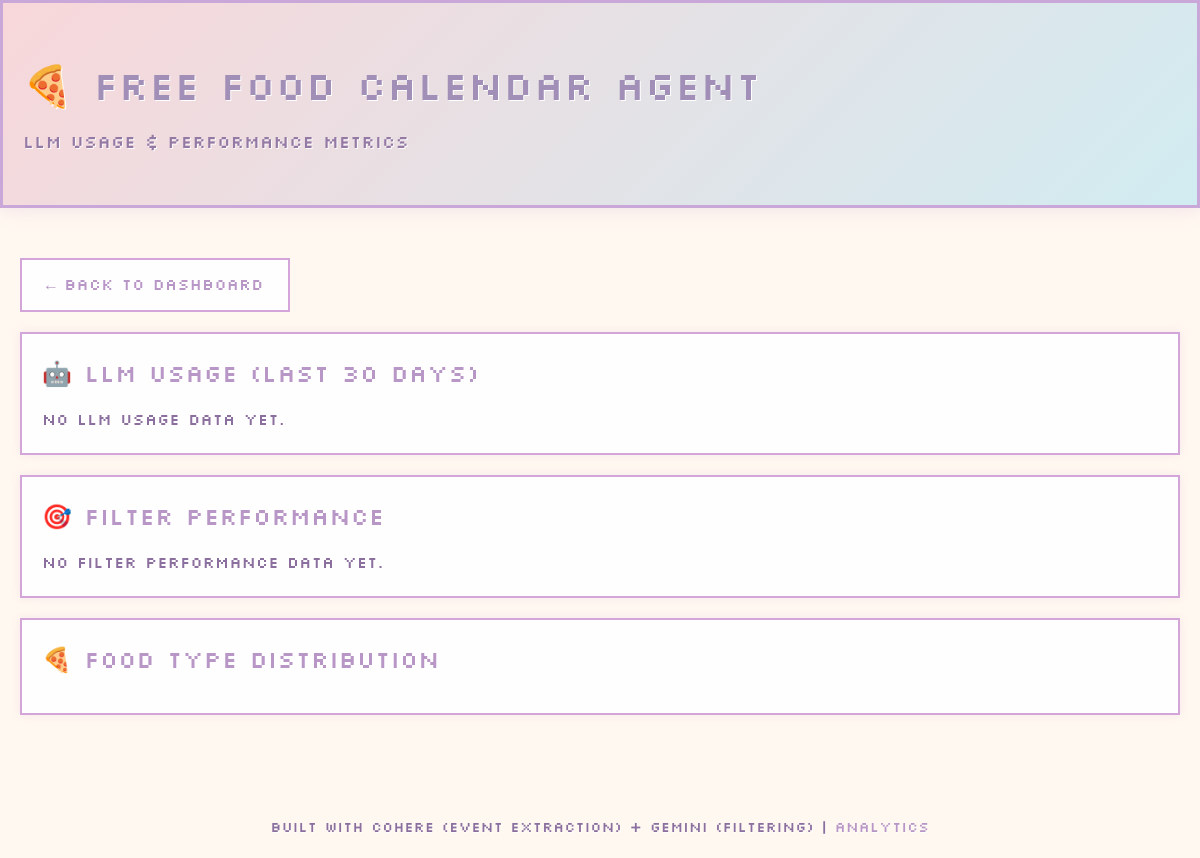
Before: /analytics with the older database file.
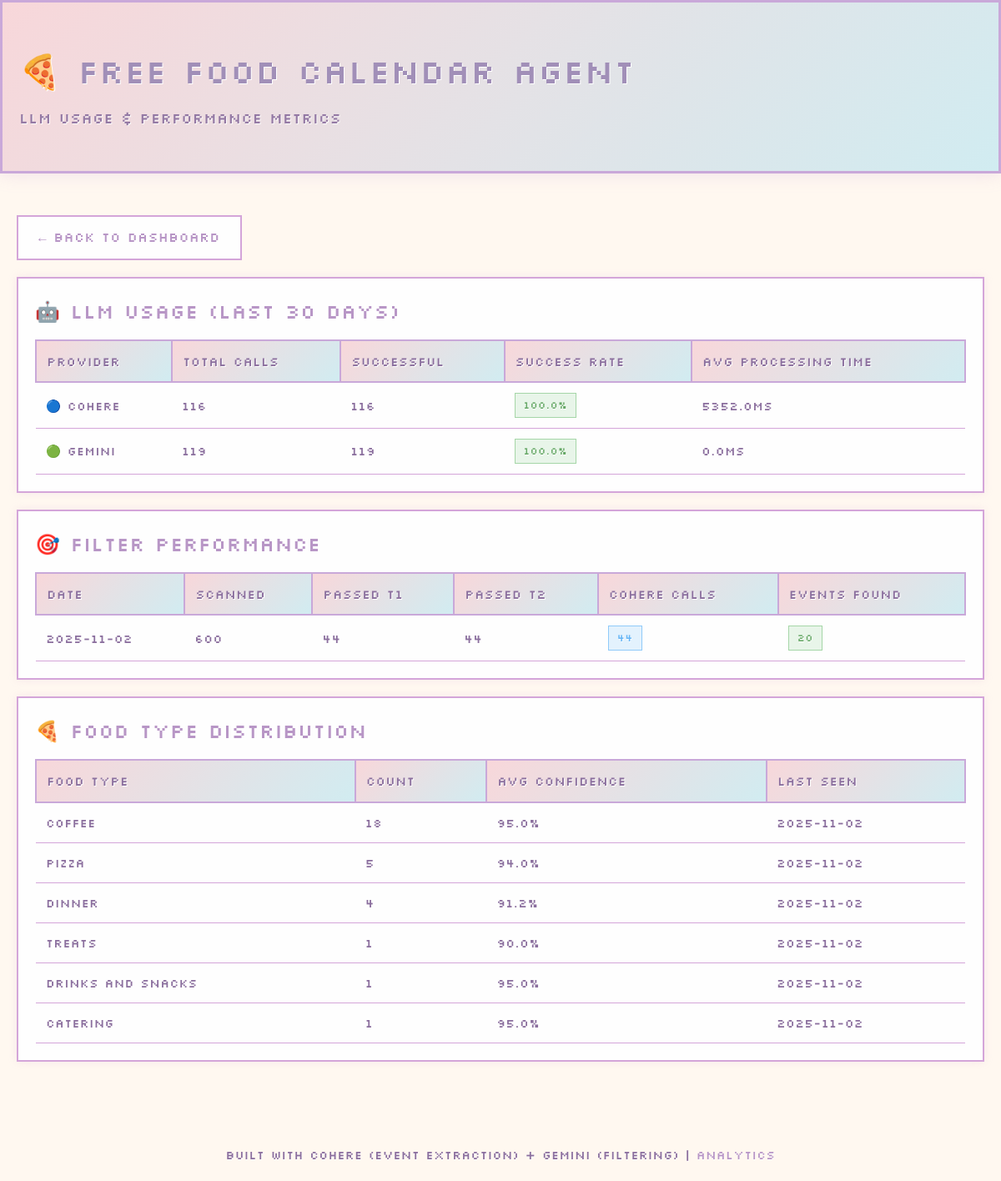
After: the same page with the newer database file.
### tables this page shows
CREATE TABLE llm_usage (
    id INTEGER PRIMARY KEY AUTOINCREMENT,

    -- Which LLM was called
    provider TEXT NOT NULL,  -- 'cohere' or 'gemini'
    model TEXT,  -- 'command-r-plus', 'gemini-1.5-flash'

    -- Usage details
    email_id TEXT,
    purpose TEXT,  -- 'extraction', 'filtering', 'classification'

    -- Request details
    input_tokens INTEGER,
    output_tokens INTEGER,
    processing_time_ms INTEGER,

    -- Response metadata
    success BOOLEAN,
    error_message TEXT,

    -- Timestamp
    called_at TIMESTAMP DEFAULT CURRENT_TIMESTAMP,

    FOREIGN KEY (email_id) REFERENCES processed_emails(email_id)
);

CREATE TABLE food_type_stats (
    id INTEGER PRIMARY KEY AUTOINCREMENT,
    food_type TEXT UNIQUE NOT NULL,
    count INTEGER DEFAULT 1,
    total_confidence REAL,  -- Sum of confidence scores
    avg_confidence REAL,     -- Average confidence
    last_seen TIMESTAMP DEFAULT CURRENT_TIMESTAMP
);

### web/app.py (the view)
@app.route('/analytics')
def analytics():
    llm_stats = db.get_llm_stats(days=30)
    filter_perf = db.get_filter_performance(days=30)
    food_stats = db.get_food_type_stats()
    return render_template('analytics.html',
                          llm_stats=llm_stats,
                          filter_perf=filter_perf,
                          food_stats=food_stats)

### src/database.py (called while the page is built)
    def _get_connection(self):
        conn = sqlite3.connect(self.db_path)
        conn.row_factory = sqlite3.Row  # Enable column access by name
        return conn

    def get_llm_stats(self, days=30):
        conn = self._get_connection()
        try:
            cursor = conn.execute("""
                SELECT
                    provider,
                    COUNT(*) as total_calls,
                    SUM(CASE WHEN success THEN 1 ELSE 0 END) as successful_calls,
                    AVG(processing_time_ms) as avg_processing_time,
                    SUM(CASE WHEN success THEN 1 ELSE 0 END) * 100.0 / COUNT(*) as success_rate
                FROM llm_usage
                WHERE called_at >= datetime('now', '-' || ? || ' days')
                GROUP BY provider
            """, (days,))
            return [dict(row) for row in cursor.fetchall()]
        finally:
            conn.close()

### web/templates/analytics.html (shortened to what this page needs)
{% extends "base.html" %}
{% block subtitle %}LLM Usage & Performance Metrics{% endblock %}
{% block content %}
<div style="margin-bottom: 20px;">
    <a href="/" class="btn">← Back to Dashboard</a>
</div>
<div class="card">
    <h2>🤖 LLM Usage (Last 30 Days)</h2>
    {% if llm_stats %}
        <table>
            <thead>
                <tr>
                    <th>Provider</th>
                    <th>Total Calls</th>
                    <th>Successful</th>
                    <th>Success Rate</th>
                    <th>Avg Processing Time</th>
                </tr>
            </thead>
            <tbody>
                {% for stat in llm_stats %}
                <tr>
                    <td>
                        {% if stat.provider == 'cohere' %}
                            🔵 Cohere
                        {% else %}
                            🟢 Gemini
                        {% endif %}
                    </td>
                    <td>{{ stat.total_calls }}</td>
                    <td>{{ stat.successful_calls }}</td>
                    <td><span class="badge badge-success">{{ stat.success_rate|round(1) }}%</span></td>
                    <td>{{ stat.avg_processing_time|round(0) }}ms</td>
                </tr>
                {% endfor %}
            </tbody>
        </table>
    {% else %}
        <p style="font-size: 1em;">No LLM usage data yet.</p>
    {% endif %}
</div>
<div class="card">
    <h2>🎯 Filter Performance</h2>
    {% if filter_perf %}
        <table>
            <thead>
                <tr>
                    <th>Date</th>
                    <th>Scanned</th>
                    <th>Passed T1</th>
                    <th>Passed T2</th>
                    <th>Cohere Calls</th>
                    <th>Events Found</th>
                </tr>
            </thead>
            <tbody>
                {% for perf in filter_perf %}
                <tr>
                    <td>{{ perf.scan_date }}</td>
                    <td>{{ perf.total_scanned }}</td>
                    <td>{{ perf.total_passed_t1 }}</td>
                    <td>{{ perf.total_passed_t2 }}</td>
                    <td><span class="badge badge-info">{{ perf.total_cohere_calls }}</span></td>
                    <td><span class="badge badge-success">{{ perf.total_events }}</span></td>
                </tr>
                {% endfor %}
            </tbody>
        </table>
    {% else %}
        <p style="font-size: 1em;">No filter performance data yet.</p>
    {% endif %}
</div>
<div class="card">
    <h2>🍕 Food Type Distribution</h2>
    {% if food_stats %}
        <table>
            <thead>
                <tr>
                    <th>Food Type</th>
                    <th>Count</th>
                    <th>Avg Confidence</th>
                    <th>Last Seen</th>
                </tr>
            </thead>
            <tbody>
                {% for stat in food_stats %}
                <tr>
                    <td>{{ stat.food_type }}</td>
                    <td>{{ stat.count }}</td>
                    <td>{{ (stat.avg_confidence * 100)|round(1) }}%</td>
                    <td>{{ stat.last_seen[:10] }}</td>
                </tr>
                {% endfor %}
            </tbody>
        </table>
    {% endif %}
</div>
{% endblock %}

Changed rows visible on the page:
added llm_usage: scan_date "2025-11-02", total_scanned "600", total_passed_t1 "44", total_passed_t2 "44", total_cohere_calls "44", total_events "20"
added food_type_stats: food_type "coffee", count "18", (stat.avg_confidence*100)|round(1) "95.0", last_seen "2025-11-02"
added food_type_stats: food_type "pizza", count "5", (stat.avg_confidence*100)|round(1) "94.0", last_seen "2025-11-02"
added food_type_stats: food_type "dinner", count "4", (stat.avg_confidence*100)|round(1) "91.2", last_seen "2025-11-02"
added food_type_stats: food_type "treats", count "1", (stat.avg_confidence*100)|round(1) "90.0", last_seen "2025-11-02"
added food_type_stats: food_type "drinks and snacks", count "1", (stat.avg_confidence*100)|round(1) "95.0", last_seen "2025-11-02"
added food_type_stats: food_type "catering", count "1", (stat.avg_confidence*100)|round(1) "95.0", last_seen "2025-11-02"
Other visible differences:
text no longer shown: "No LLM usage data yet. No filter performance data yet."
text now shown: "Provider Total Calls Successful Success Rate Avg Processing Time Date Scanned Passed T1 Passed T2 Cohere Calls Events Found Food Type Count Avg Confidence Last Seen"
new list line: "🔵 Cohere 116 116 100.0 % 5352.0 ms"
new list line: "🟢 Gemini 119 119 100.0 % 0.0 ms"
